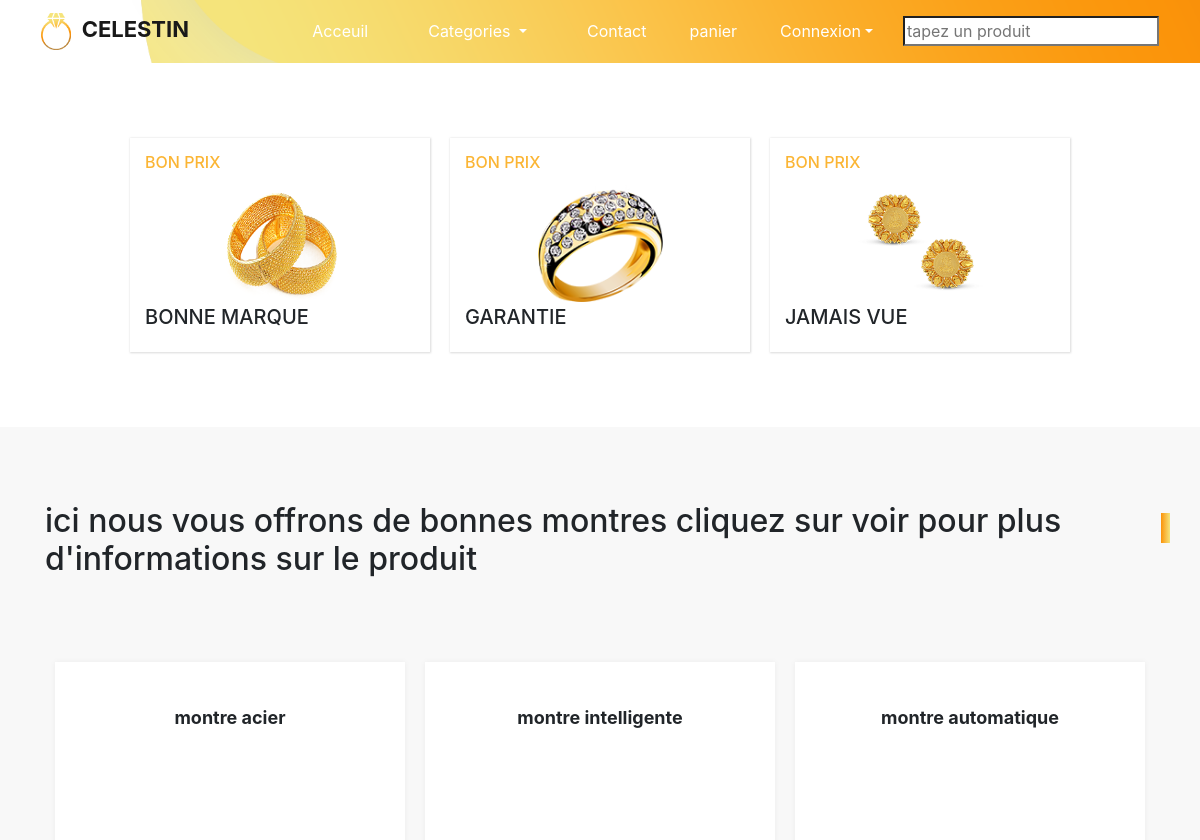
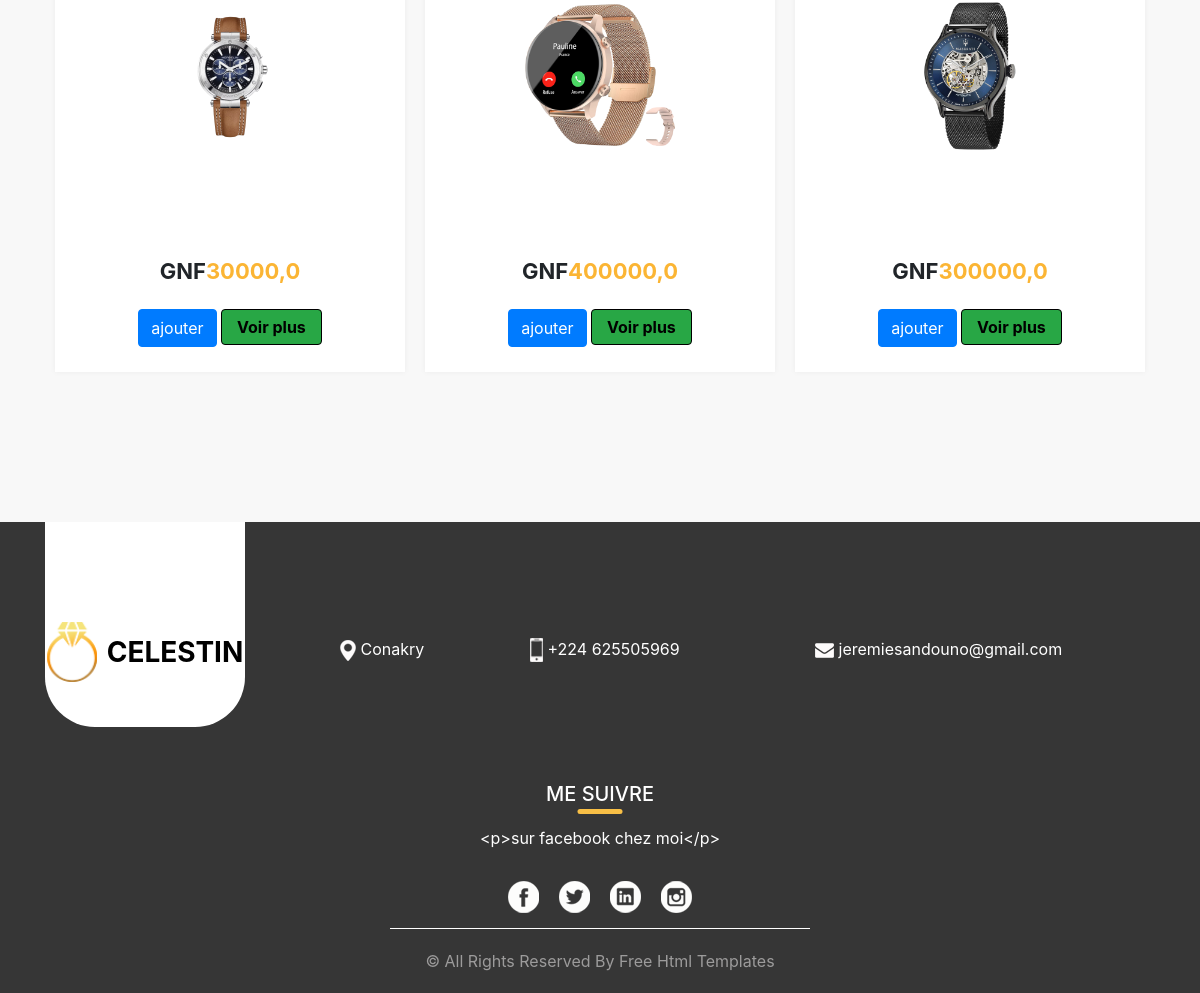
/categorie, run on the app's committed database (2 pictures, top to bottom).
### gestionproduit/models.py (models this page shows, shortened)
class Produit(models.Model):
    nom=models.CharField(max_length=30)
    prix=models.FloatField()
    description=models.TextField()
    image=models.ImageField(upload_to='%Y%m%d')
    date=models.DateField(auto_now=True)
    categorie=models.ForeignKey(Categories,on_delete=models.CASCADE)

### gestionproduit/views.py (the view)
def categorie(request):
    montre=Produit.objects.filter(categorie__nom='Montres')
    context={
        'montre':montre
    }
    return render(request,'gestionproduit/jewellery.html',context)

### gestionproduit/templates/gestionproduit/jewellery.html (shortened to what this page needs)
{% load static %}
<!DOCTYPE html>
<html>
<head>
  <link rel="stylesheet" type="text/css" href="https://cdnjs.cloudflare.com/ajax/libs/OwlCarousel2/2.1.3/assets/owl.carousel.min.css" />
  <link rel="stylesheet" type="text/css" href="{% static 'gestionproduit/css/bootstrap.css' %}" />
  <link href="{% static 'gestionproduit/css/style.css' %}" rel="stylesheet" />
  <link href="{% static 'gestionproduit/css/responsive.css'%}" rel="stylesheet" />
</head>
<body class="sub_page">
  <div class="hero_area">
    <header class="header_section">
      <div class="container-fluid">
        <nav class="navbar navbar-expand-lg custom_nav-container ">
          <a class="navbar-brand" href="index.html">
            <img src="images/logo.png" alt="">
            <span>
              Celestin
            </span>
          </a>
          <div class="collapse navbar-collapse" id="navbarSupportedContent">
            <div class="d-flex ml-auto flex-column flex-lg-row align-items-center">
              <ul class="navbar-nav  ">
                <li class="nav-item active">
                  <a class="nav-link" href="{% url 'home' %}">Acceuil <span class="sr-only">(current)</span></a>
                </li>
                <li class="nav-item dropdown">
                  <a class="nav-link dropdown-toggle" data-toggle="dropdown" href="{% url 'categorie' %}">Categories </a>
                </li>
                <li class="nav-item">
                  <a class="nav-link" href="{% url 'contact' %}">Contact </a>
                </li>
                <li class="quote_btn-container  ">
                  <button id="pani" type="button" class="btn " data-container="body" data-toggle="popover" data-placement="bottom" data-html="true" data-content="Vivamus
                 sagittis lacus vel augue laoreet rutrum faucibus." style="color: white;">
                          <a href="{% url 'checkout' %}" style="color: white;">panier</a>
                 </button>
                </li>
                <li class="nav-item dropdown">
                  <a class="nav-link dropdown-toggle dat" data-toggle="dropdown" href="#">Connexion</a>
                </li>
                <form class="form-inline" method="get" action="{% url 'search' %}">
                  <input type="search" placeholder="tapez un produit" name="search">
                 </form>
              </ul>
            </div>
        </nav>
      </div>
    </header>
  </div>
  <div class="item_section layout_padding2">
    <div class="container">
      <div class="item_container">
        <div class="box">
          <div class="price">
            <h6>
              BON PRIX
            </h6>
          </div>
          <div class="img-box">
            <img src="images/i-1.png" alt="">
          </div>
          <div class="name">
            <h5>
              bonne marque
            </h5>
          </div>
        </div>
        <div class="box">
          <div class="price">
            <h6>
              BON PRIX
            </h6>
          </div>
          <div class="img-box">
            <img src="images/i-2.png" alt="">
          </div>
          <div class="name">
            <h5>
              Garantie
            </h5>
          </div>
        </div>
        <div class="box">
          <div class="price">
            <h6>
              BON PRIX
            </h6>
          </div>
          <div class="img-box">
            <img src="images/i-3.png" alt="">
          </div>
          <div class="name">
            <h5>
              Jamais vue
            </h5>
          </div>
        </div>
      </div>
    </div>
  </div>
  <section class="price_section layout_padding">
    <div class="container">
      <div class="heading_container tex-center">
        <h2>
          ici nous vous offrons de bonnes montres cliquez sur voir pour plus d'informations sur le produit
        </h2>
      </div>
      <div class="price_container">
        {% for Produit in montre %}
        <div class="box">
          <div class="name">
            <h6 id="aa{{Produit.id}}">
              {{Produit.nom}}
            </h6>
          </div>
          <div class="img-box">
            <img src="{{Produit.image.url}}" alt="">
          </div>
          <div class="detail-box">
            <h5>
              GNF<span>{{Produit.prix}}</span>
            </h5>
            <button id="{{Produit.id}}" class="celestinho btn btn-primary mt-3">ajouter</button>
            <a class="nav-link btn btn-success" href="detail/{{Produit.id}}" >Voir plus</a>
          </div>
        </div>
        {% endfor %}
      </div>
    </div>
  </section>
{% include 'gestionproduit/footer.html' %}
</body>
</html>

### gestionproduit/static/gestionproduit/css/style.css (style rules this page uses)
body { font-family: "Poppins", sans-serif; color: #0c0c0c; background-color: #ffffff; }
.layout_padding { padding: 75px 0; }
.layout_padding2 { padding: 45px 0; }
.heading_container { display: -webkit-box; display: -ms-flexbox; display: flex; }
.heading_container h2 { position: relative; }
.heading_container h2::before { content: ""; position: absolute; width: 9px; height: 30px; top: 14%; right: -15px; background: -webkit-gradient(linear, left top, right top, from(#fb930a), to(#f5e47b)); background: linear-gradient(to right, #fb930a, #f5e47b); }
.hero_area { height: 100vh; position: relative; background-image: url(../images/hero-bg.png); background-size: cover; background-position: bottom right; background-repeat: no-repeat; }
.sub_page .hero_area { height: auto; background-position: top right; }
.header_section .container-fluid { padding-right: 25px; padding-left: 25px; }
.custom_nav-container.navbar-expand-lg .navbar-nav .nav-link { padding: 10px 30px; color: #ffffff; text-align: center; }
a, a:hover, a:focus { text-decoration: none; }
.btn, .btn:focus { outline: none !important; -webkit-box-shadow: none; box-shadow: none; }
.navbar-brand { display: -webkit-box; display: -ms-flexbox; display: flex; -webkit-box-align: center; -ms-flex-align: center; align-items: center; }
.navbar-brand img { width: 30px; margin-right: 5px; }
.navbar-brand span { font-size: 22px; font-weight: 700; color: #191919; text-transform: uppercase; }
.custom_nav-container { z-index: 99999; padding: 5px 0; }
.quote_btn-container { display: -webkit-box; display: -ms-flexbox; display: flex; -webkit-box-align: center; -ms-flex-align: center; align-items: center; }
.quote_btn-container a { color: #000000; position: relative; }
.item_section .item_container { display: -webkit-box; display: -ms-flexbox; display: flex; -webkit-box-pack: center; -ms-flex-pack: center; justify-content: center; -ms-flex-wrap: wrap; flex-wrap: wrap; }
.item_section .item_container .box { width: 300px; display: -webkit-box; display: -ms-flexbox; display: flex; -webkit-box-orient: vertical; -webkit-box-direction: normal; -ms-flex-direction: column; flex-direction: column; -webkit-box-pack: justify; -ms-flex-pack: justify; justify-content: space-between; margin: 30px 10px; padding: 15px; -webkit-box-shadow: 0px 0px 2px 0.5px rgba(0, 0, 0, 0.15); box-shadow: 0px 0px 2px 0.5px rgba(0, 0, 0, 0.15); }
.item_section .item_container .box .img-box { width: 100%; display: -webkit-box; display: -ms-flexbox; display: flex; -webkit-box-pack: center; -ms-flex-pack: center; justify-content: center; }
.item_section .item_container .box .img-box img { width: 125px; }
.item_section .item_container .box h6 { color: #fbb534; text-transform: uppercase; }
.item_section .item_container .box h5 { text-transform: uppercase; }
.price_section { background-color: #f8f8f8; }
.price_section .price_container { display: -webkit-box; display: -ms-flexbox; display: flex; -webkit-box-pack: center; -ms-flex-pack: center; justify-content: center; padding: 40px 0; -ms-flex-wrap: wrap; flex-wrap: wrap; }
.price_section .price_container .box { min-width: 300px; max-width: 360px; height: 550px; display: -webkit-box; display: -ms-flexbox; display: flex; -webkit-box-orient: vertical; -webkit-box-direction: normal; -ms-flex-direction: column; flex-direction: column; -webkit-box-align: center; -ms-flex-align: center; align-items: center; -webkit-box-pack: justify; -ms-flex-pack: justify; justify-content: space-between; margin: 35px 10px; padding: 45px 0 25px 0; text-align: center; background-color: #ffffff; -webkit-box-shadow: 0px 0px 6px 0 rgba(0, 0, 0, 0.05); box-shadow: 0px 0px 6px 0 rgba(0, 0, 0, 0.05); -webkit-box-flex: 1; -ms-flex-positive: 1; flex-grow: 1; }
.price_section .price_container .box .img-box { width: 100%; display: -webkit-box; display: -ms-flexbox; display: flex; -webkit-box-pack: center; -ms-flex-pack: center; justify-content: center; }
.price_section .price_container .box .img-box img { width: 150px; }
.price_section .price_container .box h6 { font-weight: bold; font-size: 18px; }
.price_section .price_container .box .detail-box h5 { text-transform: uppercase; font-weight: bold; font-size: 22px; }
.price_section .price_container .box .detail-box h5 span { color: #fbb534; }
.price_section .price_container .box .detail-box a { display: inline-block; padding: 5px 15px; border: 1px solid #000000; font-weight: bold; color: #000000; margin-top: 15px; }

### data on the page
Produit: nom "montre acier", image (picture), prix "30000,0"
Produit: nom "montre intelligente", image (picture), prix "400000,0"
Produit: nom "montre automatique", image (picture), prix "300000,0"
